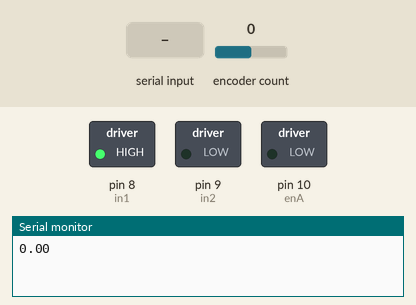
A sketch run on a simulated Arduino Uno, built with avr-gcc and run on an emulated ATmega328P. On the bench: switched loads named in the sketch (green lamp = pin HIGH), the last lines printed to the serial monitor. The inputs (shaded band) are chosen by the test bench; at power-on: encoder count 0.

Above: at 1.2 s.
1.3 s: "90,45\n" received over the second serial link
At 3.2 s:
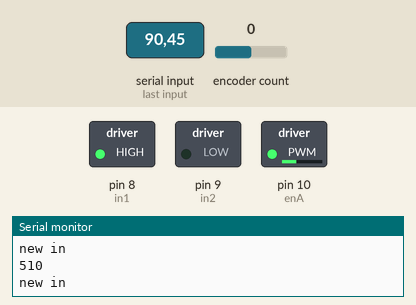
4.3 s: "30,150\n" received over the second serial link
At 5.7 s:
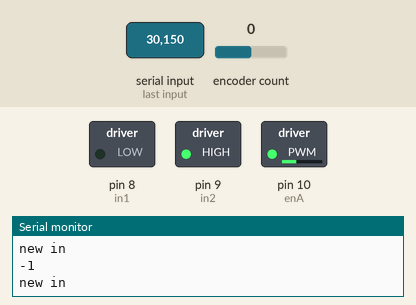
7.3 s: "-" received over the second serial link
At 7.45 s:
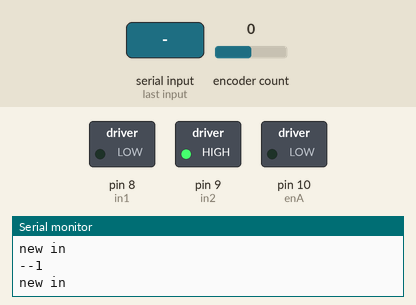
9.0 s: "90\n" received over the second serial link
At 10.0 s:
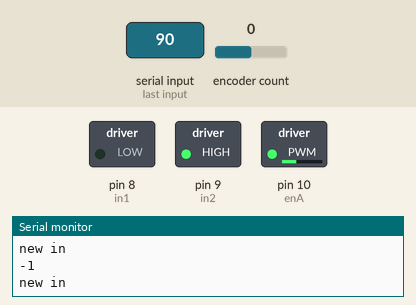
Timing chart, 0 to 12.0 s (numbered marks = the images above; inputs shaded):
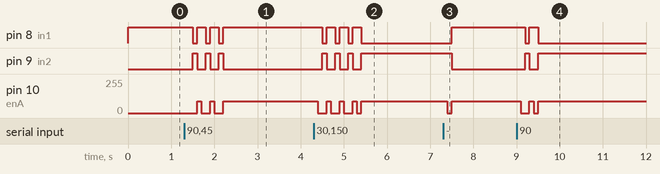

The sketch:

stepper_emulator_bin.ino
```cpp
#include <SoftwareSerial.h> //Serial library
#include <Encoder.h>


#define DEBUG_MODE true


#define enA 10
#define in1 8
#define in2 9

#define CW true
#define CCW false

#define ENCODER_STEP 0.042939

// *** BT ***
SoftwareSerial bt (2,4);  //RX, TX (Switched on the Bluetooth - RX -> TX | TX -> RX)
bool use_bt = true;
int input = 0;
char sign;

// *** Motor ***
bool cur_direction = CW;
bool to_move = false;
int target = 0;
bool new_input = false;
bool dir_to_target;
double newPosition;
int speedd = 90;

// *** Encoder ***
Encoder myEnc(5, 6);
double oldPosition  = -999;

void setup() {
  if (use_bt){
    bt.begin(9600);
    //bt.listen();
  }
  Serial.begin(9600);

  pinMode(enA, OUTPUT);
  pinMode(in1, OUTPUT);
  pinMode(in2, OUTPUT);

  direction(true);
}

void loop() {

  // *** Read Encoder ***
  newPosition = myEnc.read() * ENCODER_STEP;
  if (abs(newPosition - oldPosition) > ENCODER_STEP){
    oldPosition = newPosition;
    Serial.println(newPosition);
  }

  // *** Get input ***
  if (use_bt){
    if (bt.available()){
      delay(100);
      sign = bt.read();
      input = (int)bt.read();

      Serial.print(sign);
      Serial.println(input);

      if (sign == '-'){
        input = -input;
      }
      new_input = true;
    }
  }else{
    if (Serial.available() > 0) {
      input = Serial.parseInt();
      Serial.println(String(input));
      new_input = true;
    }
  }


  // *** Move motor ***
  if (new_input){
    new_input = false;
    Serial.println("new in");
    input = input % 360;
    if (input > 180){
      input -= 360;
    }
    rotate(0);
    target = newPosition + input;
    target = target % 360;
    if (target > 180){
      target -= 360;
    }
    dir_to_target = target>newPosition;
    to_move = true;
  }
  if (to_move)
    move_to_target();
}

void move_to_target(){
  if (abs(int(target) % 360 - int(newPosition) % 360) > ENCODER_STEP && dir_to_target == CW){
    rotate(speedd);
  }else if (abs(int(target) % 360 - int(newPosition) % 360) > ENCODER_STEP && dir_to_target == CCW){
    rotate(-speedd);
  }else{
    rotate(0);
    to_move = false;
    target = newPosition;
  }
}

void rotate(int rot_speed){
   bool new_direction = rot_speed>0;
   if (cur_direction != new_direction){
    analogWrite(enA, 0);
    //Serial.println("Change dir");
    delay(100);
   }
   direction(rot_speed>0);
   analogWrite(enA, abs(rot_speed));
   cur_direction = new_direction;
}

void direction(bool cw){
  if (cw){
    digitalWrite(in1, HIGH);
    digitalWrite(in2, LOW);
  }else{
    digitalWrite(in1, LOW);
    digitalWrite(in2, HIGH);
  }
}
```

Measured:
- after the input at 1.3 s, pin 8 (in1): alternates HIGH for 0.20 s and LOW for 0.10 s, 6 changes in all, then stays HIGH, starting after 0.20 s; pin 9 (in2): alternates HIGH for 0.10 s and LOW for 0.20 s, 6 changes in all, then stays LOW, starting after 0.20 s
- after the input at 4.3 s, pin 8 (in1): alternates HIGH for 0.20 s and LOW for 0.10 s, 7 changes in all, then stays LOW, starting after 0.20 s; pin 9 (in2): alternates HIGH for 0.10 s and LOW for 0.20 s, 7 changes in all, then stays HIGH, starting after 0.20 s
- after the input at 7.3 s, pin 8 (in1): LOW → HIGH after 0.20 s; pin 9 (in2): HIGH → LOW after 0.20 s; pin 10 (enA): 90/255 → 0/255 after 0.10 s, → 90/255 0.10 s later
- after the input at 9.0 s, pin 8 (in1): HIGH → LOW after 0.20 s, → HIGH 0.10 s later, → LOW 0.20 s later; pin 9 (in2): LOW → HIGH after 0.20 s, → LOW 0.10 s later, → HIGH 0.20 s later; pin 10 (enA): 90/255 → 0/255 after 0.10 s, → 90/255 0.20 s later, → 0/255 0.10 s later, → 90/255 0.10 s later
